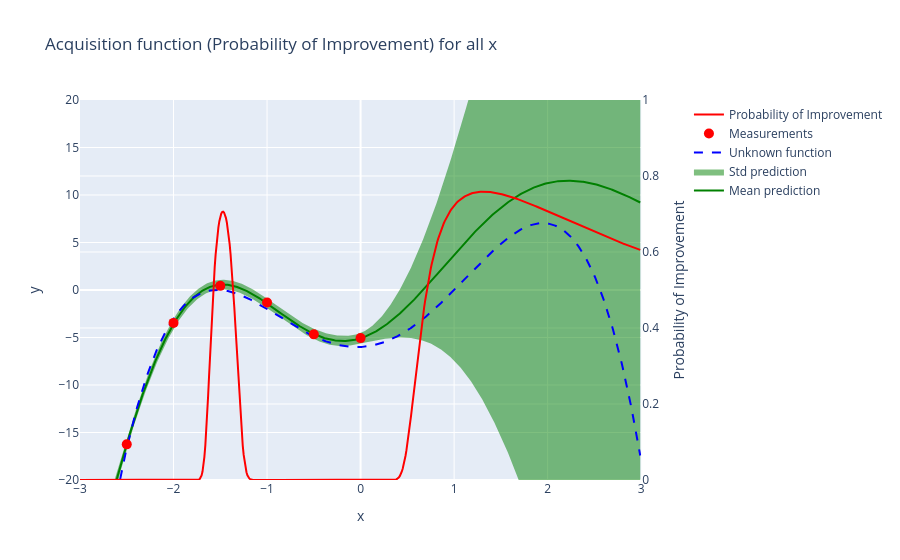

Write notebook code for a chart like this one.
### Code cell
#@title Plot the probability of improvement
# Plot acquisition function (PI)
fig = make_subplots(specs=[[{"secondary_y": True}]])
fig.add_trace(go.Scatter(x=xgrid,y=ypred[1,:],mode='lines', line=dict(width=2,color='green'),name='Mean prediction'))
fig.add_trace(go.Scatter(x=xgrid,y=ypred[0,:],mode='lines', line=dict(width=0,color='green'),showlegend=False))
fig.add_trace(go.Scatter(x=xgrid,y=ypred[2,:],mode='lines', line=dict(width=0,color='green'),fill='tonexty',name='Std prediction'))
fig.add_trace(go.Scatter(x=xgrid,y=fgrid,mode='lines',line=dict(dash='dash',color='blue'),name='Unknown function'))
fig.add_trace(go.Scatter(x=xpoints,y=ypoints,mode='markers',marker=dict(size=10,color='red'),name='Measurements'))
fig.add_trace(go.Scatter(x=xgrid,y=pigrid,mode='lines',line=dict(color='red'),name='Probability of Improvement'),secondary_y=True)
fig.update_xaxes(range=[-3, 3])
fig.update_yaxes(range=[-20, 20], secondary_y=False)
fig.update_yaxes(range=[0,1], secondary_y=True,title_text="Probability of Improvement")
fig.update_layout(title="Acquisition function (Probability of Improvement) for all x",xaxis_title="x",yaxis_title="y")
fig.show()

### Figure 1 — Plotly figure (JSON) as saved in the notebook; plotly's stock layout.template omitted (floating-point values rounded to 4 significant figures; data arrays with more than 128 entries replaced by an {"elided": "..."} marker saying what was removed)
{"data": [{"line": {"color": "green", "width": 2}, "mode": "lines", "name": "Mean prediction", "type": "scatter", "x": {"elided": "600 float values"}, "y": {"elided": "600 float values"}}, {"line": {"color": "green", "width": 0}, "mode": "lines", "showlegend": false, "type": "scatter", "x": {"elided": "600 float values"}, "y": {"elided": "600 float values"}}, {"fill": "tonexty", "line": {"color": "green", "width": 0}, "mode": "lines", "name": "Std prediction", "type": "scatter", "x": {"elided": "600 float values"}, "y": {"elided": "600 float values"}}, {"line": {"color": "blue", "dash": "dash"}, "mode": "lines", "name": "Unknown function", "type": "scatter", "x": {"elided": "600 float values"}, "y": {"elided": "600 float values"}}, {"marker": {"color": "red", "size": 10}, "mode": "markers", "name": "Measurements", "type": "scatter", "x": [-2.5, -2.0, -1.5, -1.0, -0.5, 0.0], "y": [-16.25, -3.461, 0.4348, -1.322, -4.668, -5.062]}, {"line": {"color": "red"}, "mode": "lines", "name": "Probability of Improvement", "type": "scatter", "x": {"elided": "600 float values"}, "xaxis": "x", "y": {"elided": "600 float values"}, "yaxis": "y2"}], "layout": {"title": {"text": "Acquisition function (Probability of Improvement) for all x"}, "xaxis": {"anchor": "y", "domain": [0.0, 0.94], "range": [-3, 3], "title": {"text": "x"}}, "yaxis": {"anchor": "x", "domain": [0.0, 1.0], "range": [-20, 20], "title": {"text": "y"}}, "yaxis2": {"anchor": "x", "overlaying": "y", "range": [0, 1], "side": "right", "title": {"text": "Probability of Improvement"}}}}
